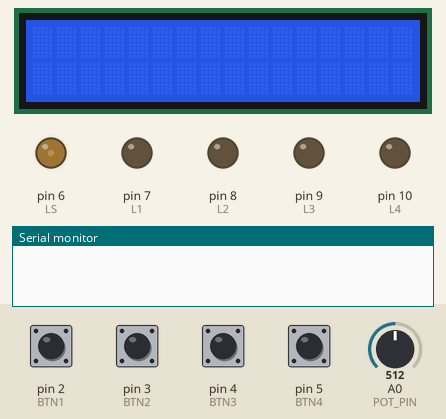
Simulated run of this program. Board: Arduino Uno, built with avr-gcc and run on an emulated ATmega328P. Parts: 16×2 character LCD, output pins drawn as LEDs (lit = HIGH), the last lines printed to the serial monitor. The test bench sets the inputs (shaded band); at power-on: pin 2 (BTN1), pin 3 (BTN2), pin 4 (BTN3), pin 5 (BTN4) LOW, A0 (POT_PIN) = 512. Sleep ends after the set time or at an interrupt; random numbers use the default seed unless the program sets one.

Above: at 1.2 s.
1.3 s: pin 2 (BTN1) pulled HIGH for 0.15 s
At 1.9 s:
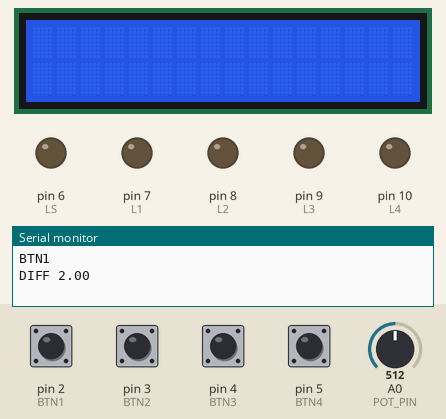
3.0 s: pin 3 (BTN2) pulled HIGH for 0.15 s
At 3.7 s:
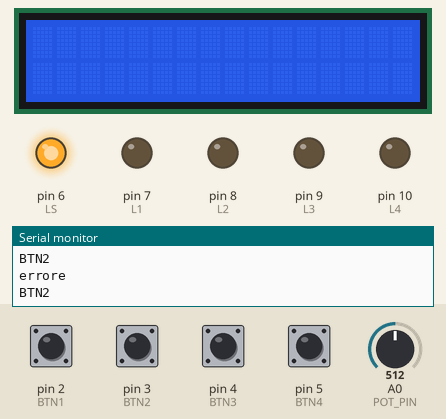
6.1 s: pin 4 (BTN3) pulled HIGH for 0.15 s
At 6.37 s:
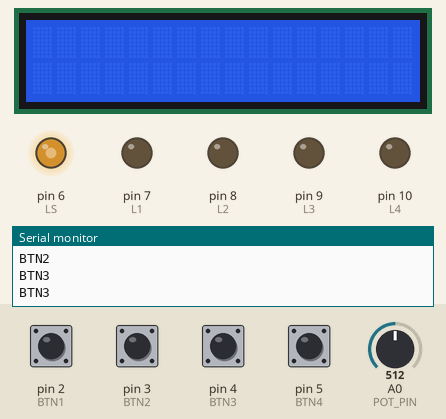
6.8 s: pin 5 (BTN4) pulled HIGH for 0.15 s
At 7.37 s:
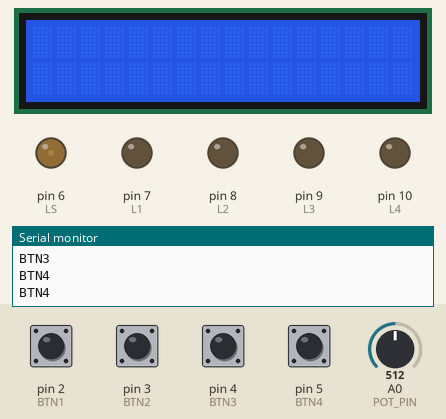
7.5 s: pin 2 (BTN1) pulled HIGH for 1 s
At 8.4 s:
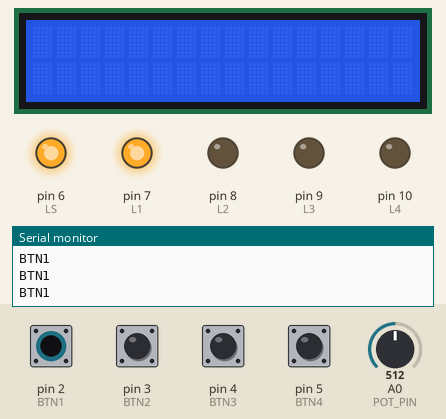
10.0 s: pin 3 (BTN2) pulled HIGH for 1 s
At 21.0 s:
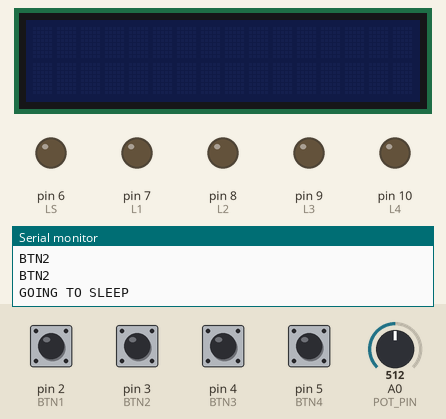
Timing chart, 0 to 21.3 s (numbered marks = the images above; inputs shaded):
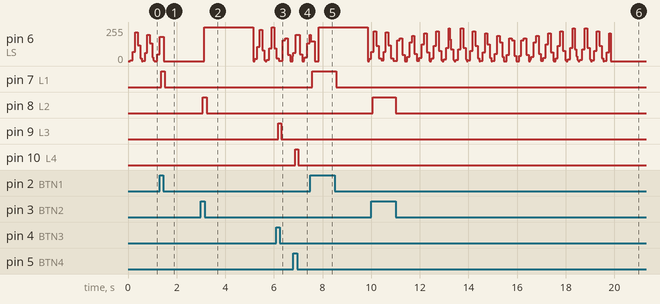

Measured:
- after the input at 1.3 s, pin 7 (L1): LOW → HIGH after 0.07 s, → LOW 0.13 s later
- after the input at 6.1 s, pin 9 (L3): LOW → HIGH after 0.07 s, → LOW 0.13 s later
- after the input at 6.8 s, pin 10 (L4): LOW → HIGH after 0.07 s, → LOW 0.13 s later
- after the input at 7.5 s, pin 7 (L1): LOW → HIGH after 0.08 s, → LOW 0.98 s later
- after the input at 10.0 s, pin 8 (L2): LOW → HIGH after 0.07 s, → LOW 0.94 s later

The program:

main.cpp
```cpp
#include "funzioni.h"

/*************************************************
*******************   DEFINE  ********************
*************************************************/

// LED
#define L4 10
#define L3 9
#define L2 8
#define L1 7
#define LS 6 // solo i pin con ~ permettono analog write

// TASTI
// Nel core Arduino, B0, B1, B2, … B7 sono macro predefinite che rappresentano i bit di una porta
#define BTN4 5
#define BTN3 4
#define BTN2 3
#define BTN1 2 // solo pin 2 e 3 permettono interrupt

// POTENZIOMETRO
#define POT_PIN A0


// TIMER
#define MENU_TIMER 10'000UL // sintassi 10'000UL permessa da C++14/17
#define GAME_TIMER 10'000UL
#define GAME_OVER_TIMER 2'000UL
#define SCORE_TIMER 2'000UL
#define timerFactor 0.9             // moltiplicatore difficoltà

float gameLevel = 0;
float gameDifficulty;
unsigned long gameTimer = GAME_TIMER;
float remaining;
GameState gameState;
int sequenceIndex = 0;


/* Wiring: SDA => A4, SCL => A5 */
/* I2C address of the LCD: 0x27 */
/* Number of columns: 20 rows: 4 */

LiquidCrystal_I2C lcd = LiquidCrystal_I2C(0x27,16,2);
int currentValue = 0;
int newValue = 0;
int b1_state;
int b2_state;
int b3_state;
int b4_state;

int fadeAmount;
int currIntensity;

volatile bool flagState = false;

boolean lsIsOn;

// Stato fade
volatile bool fadeActive = false;
volatile int  fadeValue  = 0;     // 0..255
volatile int  fadeStep   = 5;     // velocità del fade (incremento)
volatile bool tick       = false; // set da ISR → gestito nel loop
// volatile forza il compilatore a rileggere il valore direttamente dalla memoria RAM ogni volta che serve (quindi in seguito agli interrupt il loop() vede subito le modifiche).
volatile bool woke = false;  // opzionale, per sapere se c'è stato un wake

unsigned long lastTimer = 0;
String sequenza = "";
String gameScore;

/*************************************************
******************    SETUP   ********************
*************************************************/

void setup() {
    Serial.begin(9600);

    lcdOn(lcd);
    // lcd.init();
    // lcd.backlight();


    // init Led
    pinMode(L4, OUTPUT);
    pinMode(L3, OUTPUT);
    pinMode(L2, OUTPUT);
    pinMode(L1, OUTPUT);
    pinMode(LS, OUTPUT);

    // init Tasti
    pinMode(BTN4, INPUT);
    pinMode(BTN3, INPUT);
    pinMode(BTN2, INPUT);
    pinMode(BTN1, INPUT);

    currIntensity = 0;
    fadeAmount = 20;

    gameState = GameState::BEGIN;

    lsIsOn = false;

    // usa una fonte "rumorosa" per non ripetere la sequenza ad ogni reset
    randomSeed(analogRead(A0) ^ micros());

}


/*************************************************
******************    LOOP    ********************
*************************************************/

void loop() {
    switch (gameState) {
    case GameState::BEGIN:
        printLCD(lcd, "Welcome to TOS!", "Press B1 to Start");
        // Avvia lampeggio su LS (solo la prima volta)
        fadeOn(lsIsOn);
        applyFadeIfNeeded(LS, fadeValue, tick);

        if (timer(lastTimer, MENU_TIMER)) {
            gameState = GameState::SLEEP;
        }

        break;

    // ****************
    // ***** PLAY *****
    // ****************
    case GameState::PLAY:
    fadeOff(LS, lsIsOn, fadeActive);
    if (sequenza == "") {
        if (gameLevel != 0) {
            turnOffAllLeds();
            gameScore = String( (gameLevel + gameDifficulty), 0);
            // while( ! timer(lastTimer, SCORE_TIMER) ){
            //     printLCD(lcd, "GOOD!", "Score: " + gameScore);
            // }
            printLCD(lcd, "GOOD!", "Score: " + gameScore);
            delay(SCORE_TIMER);
        }
        sequenza = gen1234Str();
        gameTimer = (GAME_TIMER * (pow(timerFactor, (gameLevel + gameDifficulty)))); // lvl e diff partono entrambi da 0
        lastTimer = 0;
    }

    if (timer(lastTimer, gameTimer)) {

        gameState = GameState::GAME_OVER;
    }

    remaining  = (gameTimer - (millis() - lastTimer)) / 1000.0;

    if (remaining >= 0 && remaining < 100)
        printLCD(lcd, "Sequenza " + String(sequenza), String(remaining, 1) + "s");
    break;

    // ****************
    // ***** SLEEP ****
    // ****************
    case GameState::SLEEP:
    Serial.println("GOING TO SLEEP");
    fadeOff(LS, lsIsOn, fadeActive);
    Serial.flush();
    deepSleep();
    gameState = GameState::BEGIN;
    break;


    // ****************
    // *** GAME OVER **
    // ****************
    case GameState::GAME_OVER:
        gameScore = String( (gameLevel + gameDifficulty), 0);
        printLCD(lcd, "Hai perso", "Score: " + gameScore);
        digitalWrite(LS, HIGH);
        if (timer(lastTimer, GAME_OVER_TIMER)) {
            lastTimer = 0;
            sequenza = "";
            gameLevel = 0;
            gameState = GameState::BEGIN;
    }
    break;

    default:
        break;
    }


/*************************************************
*******************  TASTI  *********************
*************************************************/
    // BTN1
    b1_state = digitalRead(BTN1);
    if (b1_state == HIGH) {
        delay(70);
        digitalWrite(L1, HIGH);
        Serial.println("BTN1");

        if (gameState == GameState::BEGIN) {
            lastTimer = 0; // reset timer inattivita'
            gameDifficulty = getDifficulty(POT_PIN);
            Serial.println("DIFF " + String(gameDifficulty));
            gameState = GameState::PLAY;
            delay(100);
        } else if (gameState == GameState::PLAY) {
            if ( ! checkSequence(sequenza, sequenceIndex, 1, gameLevel)) {
                lastTimer = 0;
                gameState = GameState::GAME_OVER;
            }
        }
    } else {
        digitalWrite(L1, LOW);
    }

    // BTN2
    b2_state = digitalRead(BTN2);
    if (b2_state == HIGH) {
        delay(70);
        digitalWrite(L2, HIGH);
        Serial.println("BTN2");
        if (gameState == GameState::PLAY) {
            if ( ! checkSequence(sequenza, sequenceIndex, 2, gameLevel)) {
                lastTimer = 0;
                gameState = GameState::GAME_OVER;
            }
        }
    } else {
        digitalWrite(L2, LOW);
    }

    // BTN3
    b3_state = digitalRead(BTN3);
    if (b3_state == HIGH) {
        delay(70);
        digitalWrite(L3, HIGH);
        Serial.println("BTN3");
        if (gameState == GameState::PLAY) {
            if ( ! checkSequence(sequenza, sequenceIndex, 3, gameLevel)) {
                lastTimer = 0;
                gameState = GameState::GAME_OVER;
            }
        }
    } else {
        digitalWrite(L3, LOW);
    }

    // BTN4
    b4_state = digitalRead(BTN4);
    if (b4_state == HIGH) {
        delay(70);
        digitalWrite(L4, HIGH);
        Serial.println("BTN4");
        if (gameState == GameState::PLAY) {
            if ( ! checkSequence(sequenza, sequenceIndex, 4, gameLevel)) {
                lastTimer = 0;
                gameState = GameState::GAME_OVER;
            }
        }
    } else {
        digitalWrite(L4, LOW);
    }
}

/*************************************************
******************  FUNZIONI  ********************
*************************************************/

// ISR chiamata dal Timer1 a intervalli regolari
void fadeISR() {
    if (!fadeActive) return;

    fadeValue += fadeStep;
    if (fadeValue >= 255) {         // inverti per scendere
        fadeValue = 255;
        fadeStep = -fadeStep;
    } else if (fadeValue <= 0) {    // inverti per salire
        fadeValue = 0;
        fadeStep = -fadeStep;
    }
    tick = true; // segnala al loop di aggiornare il PWM
}


// Accende il fade
void fadeOn(boolean &lsIsOn) {
    if (!lsIsOn) {
        lsIsOn = true;
        pinMode(LS, OUTPUT);
        fadeActive = true;
        fadeValue  = 0;
        fadeStep   = 5;

        // Imposta la frequenza di aggiornamento del fade:
        // 5000 µs = 5 ms → ~200 aggiornamenti al secondo
        Timer1.initialize(5000);
        Timer1.attachInterrupt(fadeISR);
    }
}

// Funzione di deep sleep
void deepSleep() {
    // ferma l’eventuale fade/Timer1 prima di spegnere i timer
    Timer1.detachInterrupt();
    fadeActive = false;

    // *** SPEGNI USCITE ***
    turnOffAllLeds();
    // *** SPEGNI LCD *** (fallo PRIMA di spegnere TWI/I2C)
    lcdOff(lcd);

    // disattiva periferiche
    power_adc_disable();
    power_spi_disable();
    power_timer0_disable();
    power_timer1_disable();
    power_timer2_disable();
    power_twi_disable();

    // disabilita pin-change interrupts e pulisci flag pendenti
    PCICR = 0;
    PCIFR |= (1 << PCIF0) | (1 << PCIF1) | (1 << PCIF2); // clear PCINT
    EIFR  |= (1 << INTF0);                               // clear INT0

    // wake su livello LOW di INT0 (D2/BTN1)
    attachInterrupt(digitalPinToInterrupt(BTN1), wakeUpISR, LOW);
    set_sleep_mode(SLEEP_MODE_PWR_DOWN);
    noInterrupts();
    sleep_enable();
    sleep_bod_disable();   // consumi minimi
    interrupts();
    sleep_cpu();           // --- qui dorme davvero ---

    // al risveglio
    sleep_disable();
    detachInterrupt(digitalPinToInterrupt(BTN1));
    power_all_enable();

    // anti-rientro: attendi rilascio BTN1 se ancora basso
    delay(30);
    while (digitalRead(BTN1) == LOW) { /* wait */ }
    lcdOn(lcd);
}


// helper per spegnere tutti i LED
inline void turnOffAllLeds() {
    // inline suggerisce al compilatore di sostituire le chiamate alla funzione
    // con il suo codice diretto (inlining), per velocità e meno overhead.
    analogWrite(LS, 0);     // se stava usando PWM
    digitalWrite(LS, LOW);
    digitalWrite(L1, LOW);
    digitalWrite(L2, LOW);
    digitalWrite(L3, LOW);
    digitalWrite(L4, LOW);
}

// controlla blink led rosso
void blinky() {
    flagState = !flagState;
    digitalWrite(LS, flagState ? HIGH : LOW);
}
```

funzioni.cpp
```cpp
#include "funzioni.h"


// Stampa sullo schermo LCD senza clear()
void printLCD(LiquidCrystal_I2C lcd, String riga1, String riga2) {
    const unsigned int maxLcdLen = 16;
    char c;
    uint32_t now = millis();
    static uint32_t last = 0;

    if (now - last < 100) return;   // piccolo throttle anti-flicker

    lcd.setCursor(0, 0);
    for (unsigned int i = 0; i < maxLcdLen; i++) {
        c = (i < riga1.length()) ? riga1[i] : ' ';
        lcd.write(c);
    }

    lcd.setCursor(0, 1);
    for (unsigned int i = 0; i < maxLcdLen; i++) {
        c = (i < riga2.length()) ? riga2[i] : ' ';
        lcd.write(c);
    }
    last = now;
}


// controlla blink led rosso


// inizia a lampeggiare
void blinkOn(boolean& lson) {
    if (!lson) {
        lson = true;
        Timer1.initialize(500000);      // 0.5s → 2Hz
        Timer1.attachInterrupt(blinky); // chiama ISR senza parametri
    }
}

// smetti di lampeggiare
void blinkOff(int led, boolean& lson) {
    if (lson) {
        lson = false;
        Timer1.detachInterrupt(); // stop timer
        digitalWrite(led, LOW);
    }
}

void printState(GameState gameState) {
    switch (gameState)
    {
    case GameState::BEGIN:
        Serial.println("Game State: BEGIN");
        break;

        case GameState::PLAY:
        Serial.println("Game State: PLAY");
        break;

        case GameState::SLEEP:
        Serial.println("Game State: SLEEP");
        break;

    default:
        break;
    }
};

String gen1234Str() {
    uint8_t a[4] = {1, 2, 3, 4};

    // Fisher–Yates shuffle
    for (int i = 3; i > 0; --i) {
        int j = random(i + 1); // 0..i
        uint8_t t = a[i]; a[i] = a[j]; a[j] = t;
    }

    char buf[5];
    buf[0] = '0' + a[0];
    buf[1] = '0' + a[1];
    buf[2] = '0' + a[2];
    buf[3] = '0' + a[3];
    buf[4] = '\0';

    return String(buf);
}

// ISR di risveglio (vuota ma necessaria)
void wakeUpISR() {
  // Non fare nulla qui: basta che l’interrupt avvenga
}


float getDifficulty(int potPin) {
    return (float) map(analogRead(potPin), 0, 1023, 0, 4);
}


// true se sono passati x secondi, quando sono passati resetta last
bool timer(unsigned long& last, unsigned long interval) {
    unsigned long now = millis();
    unsigned long elapsed = (last == 0) ? 0UL : (now - last);

    // Prima chiamata: armo il timer e non scatto subito
    if (last == 0) {
        last = now;
        return false;
    }

    // Controllo
    if (now - last >= interval) {
        last = 0;
        return true;
    }
    return false;
}

void lcdOn(LiquidCrystal_I2C& lcd) {
    lcd.init();
    lcd.backlight();
}

void lcdOff(LiquidCrystal_I2C& lcd) {
    lcd.noDisplay();
    lcd.noBacklight();
}

bool checkSequence(String& sequenza, int& sequenceIndex, int input, float& gameLevel) {
    delay(40);
    if ( sequenza[sequenceIndex] == ('0' + input)) { // converte int in char
        sequenceIndex++;
        if (sequenceIndex == 4) {
            sequenceIndex = 0;
            sequenza = "";
            gameLevel++;
        }
        Serial.println("giusto");
        return true;
    } else {
        sequenceIndex = 0;
        sequenza = "";
        // gameLevel = 0; // mi serve fuori per il print punteggio
        Serial.println("errore");
        return false;
    }
}

// Aggiornamento PWM fuori dall'ISR
void applyFadeIfNeeded(int led, int fadeValue, volatile bool& tick) {
    if (tick) {
        tick = false;
        // cast a variabile locale per evitare letture "spezzate" di volatile
        int v = fadeValue;

        // Curva quadratica (più morbida per l’occhio)
        int curved = (v * v) / 255;
        analogWrite(led, curved);
    }
}


// Ferma il fade e spegne il LED
void fadeOff(int led, boolean &lsIsOn, volatile bool& fadeActive) {
    if (lsIsOn) {
        lsIsOn = false;
        fadeActive = false;
        Timer1.detachInterrupt();
        analogWrite(led, 0);          // LED off
        digitalWrite(led, LOW);
    }
}
```

funzioni.h
```cpp
#ifndef FUNZIONI_H
#define FUNZIONI_H
#include <Arduino.h>
#include <LiquidCrystal_I2C.h>
#include "TimerOne.h"
#include <avr/sleep.h>
#include <avr/power.h>
#include <avr/interrupt.h>

// STATI
enum class GameState {
    BEGIN = 1,
    PLAY,
    SLEEP,
    GAME_OVER
};

void printLCD(LiquidCrystal_I2C lcd, String riga1, String riga2 = "");
void blinkOn(boolean& lson);
void blinkOff(int led, boolean& lson);
void fadeOff(int led, boolean &lsIsOn, volatile bool& fadeActive);
void fadeISR();
void applyFadeIfNeeded(int led, int fadeValue, volatile bool& tick);
void fadeOn(boolean &lson);
void wakeUpISR();
void deepSleep();
void printState(GameState gameState);
inline void turnOffAllLeds();
String gen1234Str();
float getDifficulty(int potPin);
bool timer(unsigned long& last, unsigned long interval);
void lcdOn(LiquidCrystal_I2C& lcd);
void lcdOff(LiquidCrystal_I2C& lcd);
bool checkSequence(String& sequenza, int& sequenceIndex, int input, float& gameLevel);
void blinky();


#endif // FUNZIONI_H
```
